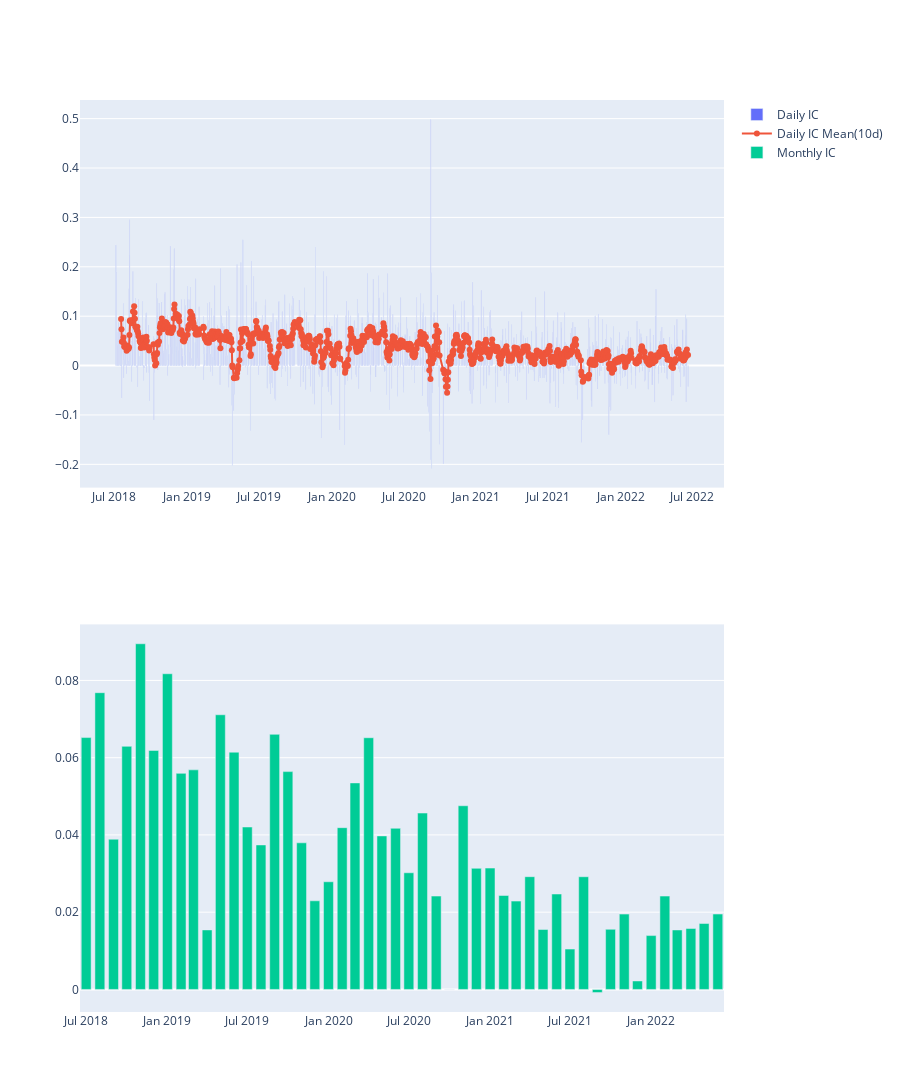

Notebook code for this chart:
### Markdown cell above
## Plot the IC

### Code cell
ic_res = compute_ic(pred_label)

### Figure 1 — Plotly figure (JSON) as saved in the notebook; plotly's stock layout.template omitted (floating-point values rounded to 4 significant figures; data arrays with more than 128 entries replaced by an {"elided": "..."} marker saying what was removed)
{"data": [{"name": "Daily IC", "type": "bar", "x": {"elided": "960 str values"}, "xaxis": "x", "y": {"elided": "960 float values"}, "yaxis": "y"}, {"mode": "lines+markers", "name": "Daily IC Mean(10d)", "type": "scatter", "x": {"elided": "960 str values"}, "xaxis": "x", "y": {"elided": "960 float values"}, "yaxis": "y"}, {"name": "Monthly IC", "type": "bar", "x": ["2018-07", "2018-08", "2018-09", "2018-10", "2018-11", "2018-12", "2019-01", "2019-02", "2019-03", "2019-04", "2019-05", "2019-06", "2019-07", "2019-08", "2019-09", "2019-10", "2019-11", "2019-12", "2020-01", "2020-02", "2020-03", "2020-04", "2020-05", "2020-06", "2020-07", "2020-08", "2020-09", "2020-10", "2020-11", "2020-12", "2021-01", "2021-02", "2021-03", "2021-04", "2021-05", "2021-06", "2021-07", "2021-08", "2021-09", "2021-10", "2021-11", "2021-12", "2022-01", "2022-02", "2022-03", "2022-04", "2022-05", "2022-06"], "xaxis": "x2", "y": [0.06521, 0.07683, 0.03888, 0.06294, 0.08949, 0.06187, 0.08173, 0.05594, 0.05685, 0.0154, 0.07111, 0.06142, 0.04205, 0.03741, 0.06605, 0.05639, 0.03796, 0.02295, 0.02787, 0.04188, 0.05347, 0.06516, 0.03975, 0.04172, 0.0302, 0.04566, 0.02417, -3.404e-05, 0.04755, 0.03136, 0.03141, 0.02432, 0.02287, 0.02919, 0.01551, 0.0247, 0.01044, 0.02917, -0.000827, 0.01557, 0.0195, 0.002189, 0.01394, 0.02416, 0.01539, 0.01578, 0.01706, 0.01952], "yaxis": "y2"}], "layout": {"height": 1600, "xaxis": {"anchor": "y", "domain": [0, 1]}, "xaxis2": {"anchor": "y2", "domain": [0, 1]}, "yaxis": {"anchor": "x", "domain": [0.575, 1]}, "yaxis2": {"anchor": "x2", "domain": [0, 0.425]}}}
